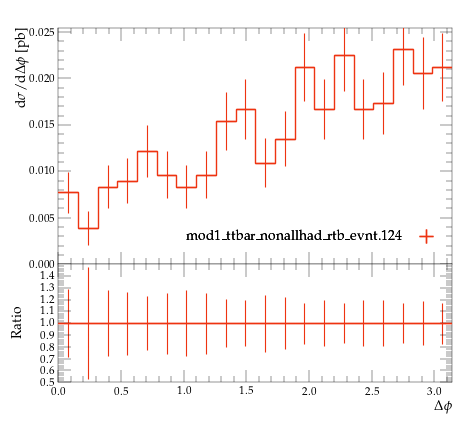

Generate this figure with Python:
#! /usr/bin/env python

# This Python script was auto-generated using YODA v2.0.2.
# Analysis object: /MC_TTBAR/onelep_jetb_1_jetb_2_dphi
# Timestamp: 07-08-2026 (10:19:45)

import matplotlib as mpl
import matplotlib.pyplot as plt
mpl.use('Agg') # comment out for interactive use
import os
import numpy as np

plotDir = os.path.split(os.path.realpath(__file__))[0]
if 'YODA_USER_PLOT_PATH' in globals():
    plot_outdir = globals()['YODA_USER_PLOT_PATH']
else:
    plot_outdir = plotDir

#plot style
plt.style.use(os.path.join(plotDir, '../default.mplstyle'))
# plot metadata
figW, figH = plt.rcParams['figure.figsize']
ax_xLabel = r'$\Delta \phi$'
ax_yLabel = r'$\mathrm{d}\sigma/\mathrm{d}\Delta \phi$ [pb]'
ax_title  = r''
ax_xScale = 'linear'
ax_yScale = 'linear'
xLims = (0.0, 3.141593)
yLims = (0.0, 0.025459445000000004)

# TeX-friendly labels for the legend
labels = {
    'legend' : ([ r"mod1\_ttbar\_nonallhad\_rtb\_evnt.124" ], r""),
}

# Adjust canvas width and height
canvasW = 10.0
canvasH = 9.0
figW *= canvasW/10.
figH *= canvasH/9.

# Create figure and axis objects
fig, (ax, ratio0_ax) = plt.subplots(2, 1, sharex=True,
                  figsize=(figW,figH), gridspec_kw={'height_ratios': (6.0, 3.0)})

# Set figure margins
plt.subplots_adjust(
    left   = 1.0 * plt.rcParams['figure.subplot.left'],
    right  = 1.0 * plt.rcParams['figure.subplot.right'],
    top    = 1.0 * plt.rcParams['figure.subplot.top'],
    bottom = 1.0 * plt.rcParams['figure.subplot.bottom'])

ratio0_ax.yaxis.set_major_locator(mpl.ticker.MultipleLocator(0.1))
ratio0_ax.set_ylim(0.5, 1.4999)
ratio0_ax.set_ylabel('Ratio')

# the numerical data is stored in a separate file
dataf = dict()
prefix = os.path.split(__file__)[0]
if prefix:    prefix = prefix + '/'
exec(open(prefix+'onelep_jetb_1_jetb_2_dphi__data.py').read(), dataf)


legend_handles = dict() # keep track of handles for the legend

# style options for curves
# starts at zorder>=5 to draw curve on top of legend
styles = {
  'mod1_ttbar_nonallhad_rtb_evnt.124.yoda.gz': {
    'color' : '#EE3311',
    'linestyle' : '-',
    'linewidth' : 1,
    'marker' : 'none',
    'markersize' : 2,
    'capsize' : 0.0,
    'zorder' : 5,
    'histstyle' : 1,
    'drawstyle' : 'steps-pre',
    'xerrorbars' : 1,
    'yerrorbars' : 1,
    'fillcolor' : None,
    'fillopacity' : 1.0,
    'ratio0_linestyle' : '-',
    'ratio0_linewidth' : 1,
    'ratio0_marker' : 'none',
    'ratio0_markersize' : 2,
    'ratio0_capsize' : 0.0,
    'ratio0_zorder' : 5,
    'ratio0_histstyle' : 1,
    'ratio0_drawstyle' : 'steps-pre',
    'ratio0_xerrorbars' : 1,
    'ratio0_yerrorbars' : 1,
  },
}

# curve from input yoda files in main panel
for label, yvals in dataf['yvals'].items():
    if all(np.isnan(v) for v in dataf['yvals'][label]):
        continue
    tmp = None
    if styles[label]['histstyle']: # draw as histogram
        xpos = dataf['xedges'][label] if styles[label]['drawstyle'] else dataf['xpoints'][label]
        ypos = np.insert(yvals, 0, yvals[0]) if styles[label]['drawstyle'] else yvals
        if styles[label]['fillcolor']: # fill area below curve
            ax.fill_between(xpos, ypos, step='pre',
                            color=styles[label]['fillcolor'],
                            alpha=styles[label]['fillopacity'])
        tmp, = ax.plot(xpos, ypos,
                       color=styles[label]['color'],
                       linestyle=styles[label]['linestyle'],
                       linewidth=styles[label]['linewidth'],
                       drawstyle=styles[label]['drawstyle'], solid_joinstyle='miter',
                       zorder=styles[label]['zorder'], label=label)
    tmp = ax.errorbar(dataf['xpoints'][label], yvals,
                      xerr=np.array(dataf['xerrs'][label])*styles[label]['xerrorbars'],
                      yerr=np.array(dataf['yerrs'][label])*styles[label]['yerrorbars'],
                      fmt=styles[label]['marker'], capsize=styles[label]['capsize'],
                      markersize=styles[label]['markersize'],
                      ecolor=styles[label]['color'],
                      color=styles[label]['color'], zorder=styles[label]['zorder'])
    tmp[-1][0].set_linestyle(styles[label]['linestyle'])
    tmp[-1][0].set_linewidth(styles[label]['linewidth'])
    if label in dataf['add_legend_handle']:  legend_handles[label] = tmp
    for varLabel in dataf['variation_yvals'].keys():
        if varLabel.startswith(label):
            tmp, = ax.plot(dataf['xedges'][label], dataf['variation_yvals'][varLabel],
                           color=styles[label]['color'],
                           linestyle=styles[label]['linestyle'],
                           linewidth=styles[label]['linewidth'],
                           drawstyle='steps-pre', solid_joinstyle='miter',
                           zorder=styles[label]['zorder'], alpha=0.5)


# plots on ratio panel
# curve from input yoda files in ratio panel
for label, yvals in dataf['ratio0_yvals'].items():
    if all(np.isnan(v) for v in yvals):
        continue
    if styles[label]['ratio0_histstyle']: # plot as histogram
        xpos = dataf['xedges']['mod1_ttbar_nonallhad_rtb_evnt.124.yoda.gz'] if styles[label]['ratio0_drawstyle'] else dataf['xpoints']['mod1_ttbar_nonallhad_rtb_evnt.124.yoda.gz']
        ypos = np.insert(yvals, 0, yvals[0]) if styles[label]['ratio0_drawstyle'] else yvals
        ratio0_ax.plot(xpos, ypos,
                       color=styles[label]['color'],
                       linewidth=styles[label]['linewidth'],
                       linestyle=styles[label]['ratio0_linestyle'],
                       drawstyle=styles[label]['ratio0_drawstyle'], zorder=styles[label]['zorder'],
                       solid_joinstyle='miter')
    tmp = ratio0_ax.errorbar(dataf['xpoints']['mod1_ttbar_nonallhad_rtb_evnt.124.yoda.gz'], yvals,
                             xerr=np.array(dataf['ref_xerrs'])*styles[label]['ratio0_xerrorbars'],
                             yerr=np.array(dataf['ratio0_yerrs'][label])*styles[label]['ratio0_yerrorbars'],
                             fmt=styles[label]['ratio0_marker'], capsize=styles[label]['ratio0_capsize'],
                             markersize=styles[label]['ratio0_markersize'],
                             ecolor=styles[label]['color'],
                             color=styles[label]['color'])
    tmp[-1][0].set_linestyle(styles[label]['ratio0_linestyle'])
    tmp[-1][0].set_linewidth(styles[label]['ratio0_linewidth'])

    for varlabel in dataf['ratio0_variation_vals'].keys():
        if varlabel.startswith(label):
            ratio0_ax.plot(dataf['xedges']['mod1_ttbar_nonallhad_rtb_evnt.124.yoda.gz'],
                            dataf['ratio0_variation_vals'][varlabel],
                            color=styles[label]['color'],
                            linestyle=styles[label]['linestyle'],
                            linewidth=styles[label]['linewidth'],
                            drawstyle='steps-pre', solid_joinstyle='miter',
                            zorder=1, alpha=0.5)

legend_items = list(legend_handles.values())
ax.add_artist(ax.legend(legend_items,
                        labels['legend'][0],
                        title=labels['legend'][1],
                        alignment='right',
                        loc='lower right',
                        bbox_to_anchor=(1.0, 0.03),markerfirst=False))

# set plot metadata as defined above
ratio0_ax.set_xlabel(ax_xLabel)
ratio0_ax.xaxis.set_label_coords(1., -0.15)
ax.set_ylabel(ax_yLabel, ha='right', va='top')
ax.yaxis.set_label_coords(-0.11, 1.0)
ax.set_title(ax_title, loc='left')
ax.set_xscale(ax_xScale)
ax.set_yscale(ax_yScale)
ax.set_xlim(xLims)
ax.set_ylim(yLims)

# tick formatting
plt.rcParams['xtick.top'] = True
plt.rcParams['ytick.right'] = True
fig.align_ylabels((ax, ratio0_ax))
plt.savefig(os.path.join(plot_outdir, 'onelep_jetb_1_jetb_2_dphi.pdf'), format='PDF')
plt.savefig(os.path.join(plot_outdir, 'onelep_jetb_1_jetb_2_dphi.png'), format='PNG')

plt.close(fig)
